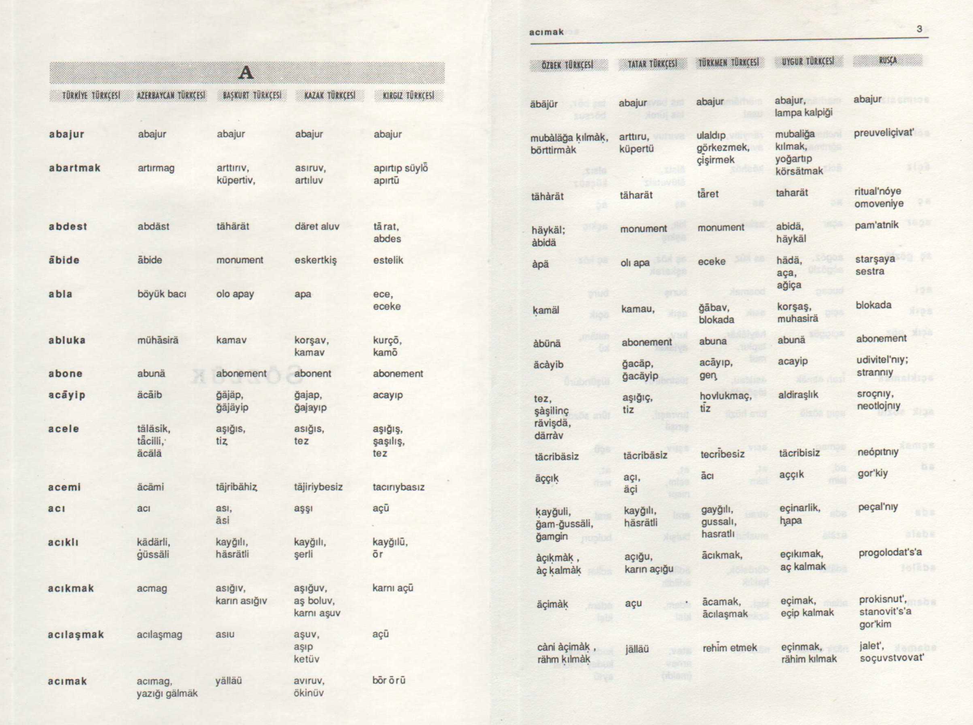
#> input picture images/ktls.png, 973 x 725 px, shrunk from 2182 x 1626 before the run; its folder holds only this picture in this run
$ python -i make-ocr.py   (imports and definitions only)
#> lines starting #> are read from the running program, lines starting #| are printed output that depends on the picture; after the words box and inside, x2 and y2 are one past the last pixel; in counts of white or black regions, pixels touching at a corner belong together
import os
import cv2
import pytesseract
import numpy as np
import glob
from concurrent.futures import ThreadPoolExecutor
import re

# Klasör ve çıktı dosyası ayarları
directory = './'                   # Çalışma klasörü
output_file = 'index7-sonuc.txt'   # Sonuçların kaydedileceği dosya

# Dosya adındaki sayıyı çekip sıralama için fonksiyon
def extract_page_number(filename):
    match = re.search(r'page_(\d+)_left\.png', filename)
    return int(match.group(1)) if match else float('inf')

# *_left.png dosyalarını sayfa numarasına göre sırala
image_files = sorted(glob.glob(os.path.join(directory, '*_left.png')), key=extract_page_number)
total_files = len(image_files)

# OCR işlemini yapan fonksiyon
def process_image(image_path):
#> called with image_path = 'images/ktls.png'
    try:
        # Görüntüyü oku, gri tonlamaya çevir
        img = cv2.imread(image_path)
#> img is the input picture: shape (725, 973, 3); mean B, G, R 226.3, 234.2, 237
        gray = cv2.cvtColor(img, cv2.COLOR_BGR2GRAY)

        # Gürültü azaltma ve keskinleştirme
        blurred = cv2.medianBlur(gray, 3)
        kernel = np.array([[0, -1, 0],
                           [-1, 5, -1],
                           [0, -1, 0]])
        sharpened = cv2.filter2D(blurred, -1, kernel)
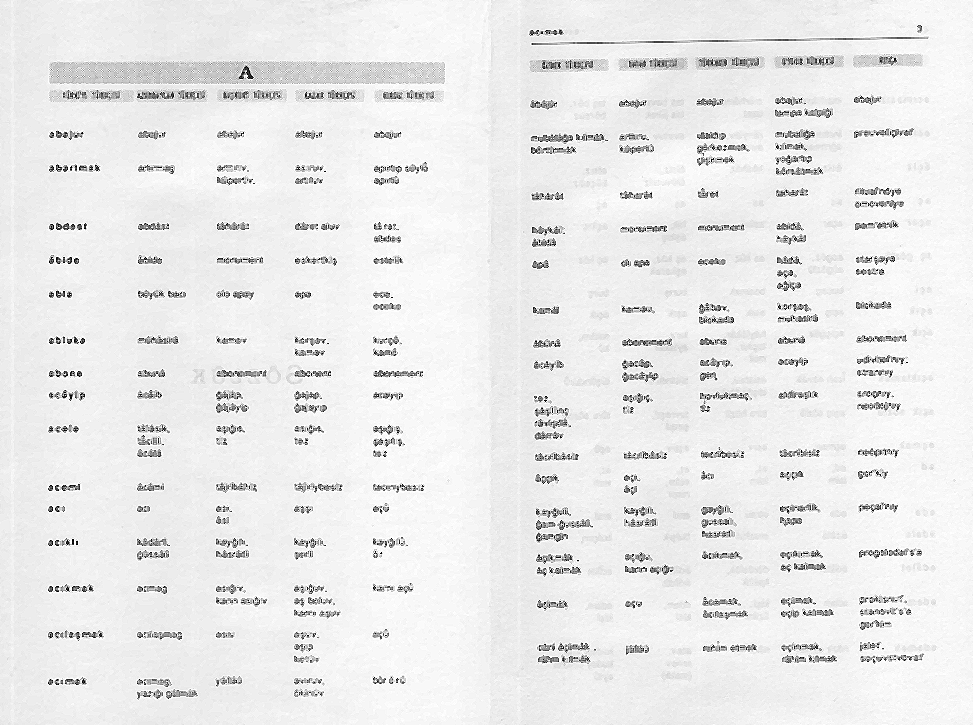
#> sharpened: shape (725, 973); min 0, max 255, mean 234

        # Binarizasyon (Otsu Thresholding)
        _, binary = cv2.threshold(sharpened, 0, 255, cv2.THRESH_BINARY + cv2.THRESH_OTSU)
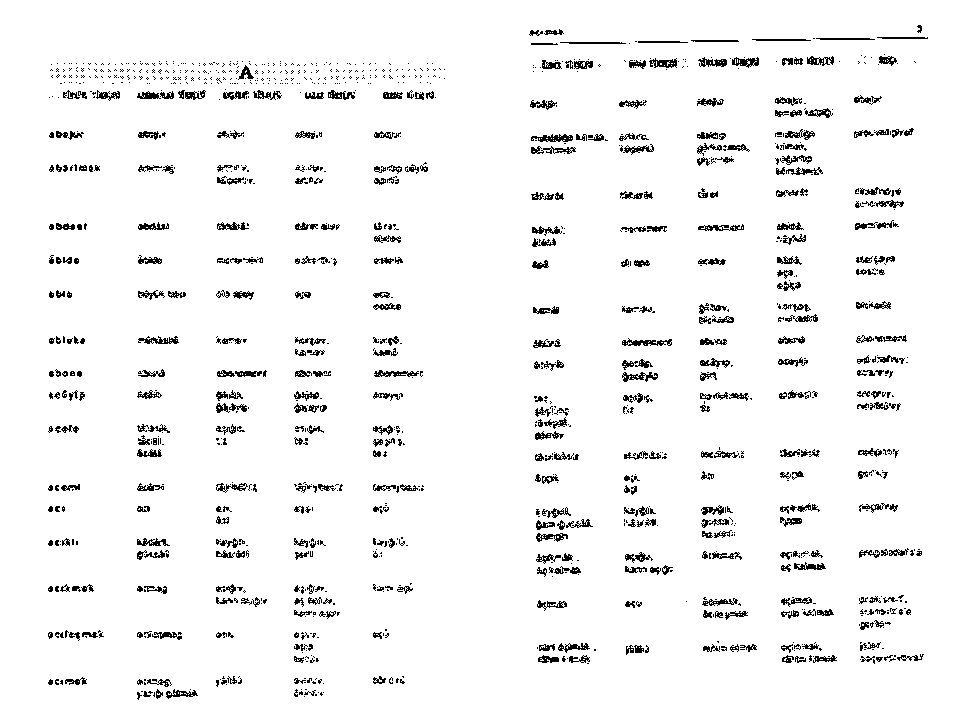
#> binary: shape (725, 973); 95.5% white; black in thin lines or dots, all inside (x1, y1, x2, y2) = (48, 25, 928, 700)

        # OCR işlemi: Türkçe dil desteği ile
        custom_config = r'--oem 3 --psm 6'
#> (the run stopped early here; a loop or call above may not have finished)
